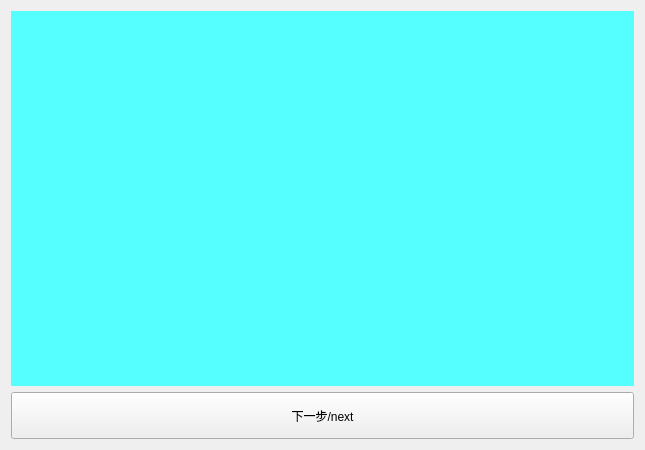
<?xml version="1.0" encoding="UTF-8"?>
<ui version="4.0">
 <class>Form</class>
 <widget class="QWidget" name="Form">
  <property name="geometry">
   <rect>
    <x>0</x>
    <y>0</y>
    <width>645</width>
    <height>450</height>
   </rect>
  </property>
  <property name="windowTitle">
   <string>Form</string>
  </property>
  <layout class="QVBoxLayout" name="verticalLayout" stretch="8,1">
   <item>
    <widget class="QLabel" name="img_lb">
     <property name="styleSheet">
      <string notr="true">background-color: rgb(85, 255, 255);</string>
     </property>
     <property name="text">
      <string/>
     </property>
    </widget>
   </item>
   <item>
    <widget class="QPushButton" name="confim">
     <property name="sizePolicy">
      <sizepolicy hsizetype="Preferred" vsizetype="Preferred">
       <horstretch>0</horstretch>
       <verstretch>0</verstretch>
      </sizepolicy>
     </property>
     <property name="styleSheet">
      <string notr="true">font: 14pt &quot;Sans Serif&quot;;</string>
     </property>
     <property name="text">
      <string>下一步/next</string>
     </property>
    </widget>
   </item>
  </layout>
 </widget>
 <resources>
  <include location="../image.qrc"/>
 </resources>
 <connections>
  <connection>
   <sender>confim</sender>
   <signal>clicked()</signal>
   <receiver>Form</receiver>
   <slot>next_step()</slot>
   <hints>
    <hint type="sourcelabel">
     <x>392</x>
     <y>415</y>
    </hint>
    <hint type="destinationlabel">
     <x>395</x>
     <y>553</y>
    </hint>
   </hints>
  </connection>
 </connections>
 <slots>
  <slot>next_step()</slot>
 </slots>
</ui>
